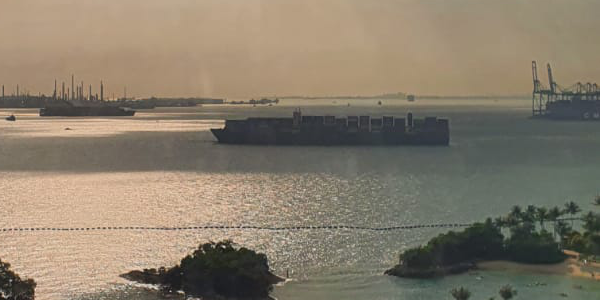
#> input picture computer_vision/images/stitch0.png, 600 x 300 px
$ jupyter execute descriptor.ipynb
#> lines starting #> are read from the running program, lines starting #| are printed output that depends on the picture
### common/utility.py
import inspect
import matplotlib.pyplot as plt

def show_implementation(cls, section=None):
    SECTION_DELIMITER = "Section"
    found_section = False
    it = inspect.getsourcelines(cls)[0]
    print(it[0], end='')
    for line in it[1:]:
        if section is not None and section not in line and not found_section:
            continue
        found_section = True

        if SECTION_DELIMITER in line and section is not None and section not in line:
            break
        print(line, end='')

### computer_vision/module/descriptor.py
from module.gradient import compute_gradient
from module.kernel import gaussian_filter
import numpy as np


def bin_grid(mags, thetas, threshold):
    hist = np.zeros((8,))

    thetas += np.pi
    for mag, theta, in zip(mags.ravel(), thetas.ravel()):
        if mag < threshold:
            continue
        i = int(theta / (2 * np.pi / 8))
        if i == 8:
            i = 7

        hist[i] += 1

    amax = hist.argmax()

    hist = np.concatenate((hist[amax:], hist[:amax]))

    return hist


def get_patch(image, p):
    y, x = p
    # We obtain a 18x18 patch to obtain a 16x16 magnitude patch as the convolution will reduce our patch size
    if x < 9 or y < 9 or x + 9 > image.shape[1] or y + 9 > image.shape[0]:
        raise ValueError("unable to obtain 16x16 patch")

    patch = image[y - 9: y + 9, x - 9:x + 9]
    return patch


def sift(image, p, threshold=1e-12):
    patch = get_patch(image, p)
    mags, thetas = compute_gradient(patch)

    gaussian = gaussian_filter(17, sigma=10)[:16, :16]

    mags = (mags * gaussian).reshape(4, 4, -1,
                                     4).swapaxes(1, 2).reshape(-1, 4, 4)
    thetas = thetas.reshape(4, 4, -1, 4).swapaxes(1, 2).reshape(-1, 4, 4)

    descriptors = np.array([bin_grid(mag, theta, threshold)
                           for mag, theta in zip(mags, thetas)])
    sums = descriptors.sum(axis=1)[:, np.newaxis]
    descriptors /= np.where(sums > 0, sums, 1)
    return descriptors

### computer_vision/module/utility.py
import matplotlib.pyplot as plt
import numpy as np
from matplotlib.colors import hsv_to_rgb


def show_images(*img_label_tuples, grey=True):
    if len(img_label_tuples) == 1 and type(img_label_tuples[0]) == list:
        img_label_tuples = img_label_tuples[0]

    n = len(list(img_label_tuples))
    f = plt.figure(figsize=(12.8, 9.6))

    axes = [f.add_subplot(100 + 10 * n + i) for i in range(1, n+1)]

    imgs_max = 1 if all([image.max() <= 1 for image, *
                        _ in img_label_tuples]) else 255

    for ax, (image, label, *others) in zip(axes, img_label_tuples):
        ax.title.set_text(label)
        autoscale = others[0] if len(others) > 0 else False
        vmin, vmax = (0, imgs_max) if not autoscale else (
            image.min(), image.max())
        if grey:
            ax.imshow(image, cmap='gray', vmin=vmin, vmax=vmax)
        else:
            ax.imshow(image)

        ax.xaxis.set_visible(False)
        ax.yaxis.set_visible(False)


# [24 lines left out: function show_pyramids, not called in this run]


def array_is_equal(arr1, arr2, epsilon=1e-10):
    return np.abs((arr1 - arr2)).max() < epsilon


# [17 lines left out: functions make_segments, interact_func, not called in this run]

### computer_vision/module/correlate.py
import numpy as np
from .pad_image import paddable


# [14 lines left out: function naive_correlate, not called in this run]


@paddable
def correlate(img, window, clip=True):
    assert len(window.shape) == 2
    wh, ww = window.shape
    height, width = img.shape
    new_height, new_width = height - wh + 1, width - ww + 1

    extracted_regions = np.zeros((new_height * new_width, wh * ww))

    for i in range(new_height):
        for j in range(new_width):
            extracted_regions[i * new_width +
                              j] = img[i: i + wh, j: j + ww].ravel()

    products = extracted_regions * window.ravel()
    result = products.sum(axis=1).reshape((new_height, new_width))

    if clip:
        result = np.clip(result, 0, 255)

    return result


# [7 lines left out: function normalized_correlate, not called in this run]

### computer_vision/module/kernel.py
import numpy as np
import enum
from .convolve import convolve


def box_filter(size):
    return np.ones((size, size))/size**2


def gaussian_filter(size, sigma=1):
    assert size % 2 == 1

    kernel = np.ones((size, size), np.float64)
    k = size // 2
    for i in range(size):
        for j in range(size):
            exponent = -((i - k)**2 + (j-k)**2) / (2 * sigma**2)
            kernel[i][j] = np.exp(exponent) / (2 * np.pi*sigma**2)
    return kernel


class Orientation(enum.Enum):
    horizontal = 0
    vertical_reversed = 1
    horizontal_reversed = 2
    vertical = 3


def prewitt(orientation=Orientation.horizontal):
    horizontal_matrix = np.array([[1, 0, -1], [1, 0, -1], [1, 0, -1]])

    return np.rot90(horizontal_matrix, orientation.value)


# [10 lines left out: functions sobel, dog, not called in this run]


def laplace_filter():
    return np.array([[0, 1, 0], [1, -4, 1], [0, 1, 0]])


def log(size, sigma=1, orientation=Orientation.horizontal):
    size_reduction = laplace_filter().shape[0] - 1
    return convolve(gaussian_filter(size + size_reduction, sigma), laplace_filter(), pad=False, clip=False)


# [12 lines left out: function gabor, not called in this run]

### computer_vision/module/gradient.py
import numpy as np
from .kernel import prewitt, Orientation
from .convolve import convolve


def compute_gradient(image, gradient_kernel=prewitt):
    sx = compute_one_gradient(image, Orientation.horizontal, gradient_kernel)
    sy = compute_one_gradient(image, Orientation.vertical, gradient_kernel)

    mag = np.sqrt(sx**2 + sy**2)

    with np.errstate(divide='ignore', invalid='ignore'):
        theta = np.arctan2(sy, sx)
    return mag, theta


def compute_one_gradient(image, orientation, gradient_kernel=prewitt):
    return convolve(image, gradient_kernel(orientation), clip=False, pad=False)

### computer_vision/module/convolve.py
import numpy as np
from .pad_image import paddable
from .correlate import correlate


@paddable
def convolve(img, window, clip=True):
    return correlate(img, np.flip(window), clip=clip, pad=False)

### computer_vision/module/pad_image.py
import numpy as np
from functools import wraps


# [4 lines left out: function pad_image, not called in this run]


def paddable(func):
    @wraps(func)
    def inner(img, window, pad=True, value=255, **kwargs):
        if pad:
            img = pad_image(img, window, value)
        return func(img, window, **kwargs)

    return inner

### computer_vision/descriptor.ipynb
[cell 1]
from common.utility import show_implementation
from module.utility import show_images

import numpy as np
import matplotlib.pyplot as plt
from PIL import Image

[cell 2]
stitch0_image = Image.open("images/stitch0.png")
#> stitch0_image is the input picture: PIL image 600x300 RGB; mean R, G, B 135.3, 124.5, 107.2
stitch0_image = np.array(stitch0_image.convert("L"))
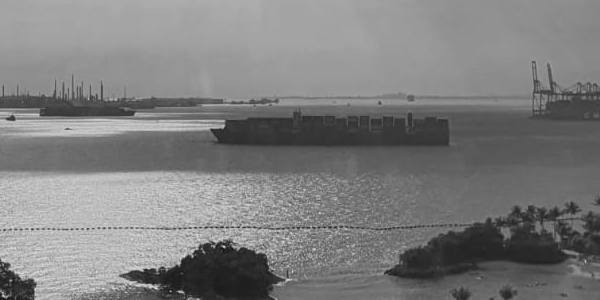
#> stitch0_image: shape (300, 600); min 11, max 230, mean 125.8
stitch1_image = Image.open("images/stitch1.png")
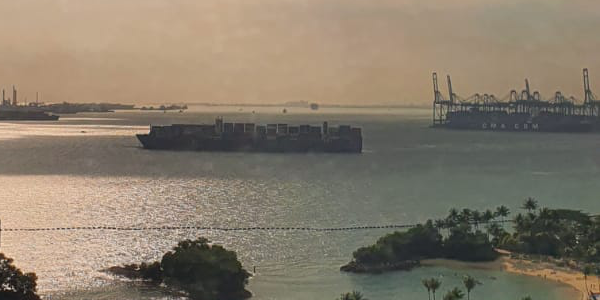
#> input picture computer_vision/images/stitch1.png, 600 x 300 px
#> stitch1_image is the input picture: PIL image 600x300 RGB; mean R, G, B 133.6, 122.8, 106.7
stitch1_image = np.array(stitch1_image.convert("L"))
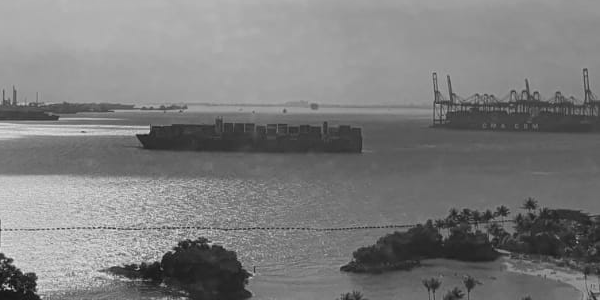
#> stitch1_image: shape (300, 600); min 16, max 233, mean 124.2

# Image Descriptor

In the [key points chapter](./key_points.ipynb), we determined a method to obtain good candidates for key points, *ie* points that good to track over image transformations.

Now that we've found these points of interest, we need a way to describe the region around the point, such that we can track the point before and after the transformation.
To do so, we use image descriptors

Descriptors are basically vectors which describes a region of the image mathematically.

To match a points, we compute the distance between every pair of descriptors around the keys points.

To achieve the above, it follows that descriptors have to be:
1. Invariant/Equivariant to geometric/photometric transformation
2. Discriminative: such that each point is (sufficiently) unique

## Intensity patch
We can take a square region around the pixel and simply unwind it into a 1-D vector.

Notice that this descriptor has the following properties:
* Invariant to geometric shifting
* Not invariant/equivariant to other geometric transformations
* Not invariant/equivariant to photometric transformations

Thus, this makes it a rather bad descriptor.
(But still has its uses, *ie* template matching)

## Patch Histogram
We can instead take the intensity histogram of the patch

Notice that this descriptor has the following properties:
* Invariant to scaling and rotation
* Not invariant/equivariant to photometric transformations
* Does not account for spatial layout of the image, as shown in the [point processing chapter](./point_processing.ipynb#histogram-spatial)

## Spatial Histogram
In addition, we can split the patch into smaller cells.
This help retain some spatial information of the patch, whilst having the invariance to some deformations.

## Rotation invariance
To achieve rotation invariance for our descriptor, we can first find the direction of the dominant gradient in the patch, then rotate the patch based on this angle.
This orients the patch relative to its dominant gradient vector.

### Dominant gradient vector

How do we obtain the dominant gradient vector?

One approach is to obtain the average of the gradient orientation.
However, this might overly smooth out the signal.

Another potential approach is to use the mode instead.

# Concrete Descriptors

Here are a few examples of descriptors that were discovered.

## Multi-scale Oriented Patches (MOPS)
1. Obtain a 40 x 40 patch around the key point
2. Subsample every 5-th pixel
3. Rotate to horizontal orientation
4. Normalize the intensity value by subtracting the mean and dividing by standard deviation of the patch
5. Wavelet transform the 8 x 8 patch to get a 64-D descriptor

## GIST Descriptor
1. Divide the image into 4 x 4 cells
2. Apply Gabor filters
3. Compute the average filter response for each cell
4. The descriptor will be size 4 x 4 x (size of filter bank)

## Scale Invariant Feature Transform (SIFT)
The SIFT paper describes both a key point detector (blob detector) and a descriptor.
We will be focusing on the descriptor portion.

1. Obtain a 16 x 16 patch
2. Split the patch into 4 x 4 grid of cells
3. Compute the gradient orientation + magnitude for each pixel
4. Reweight magnitude based on Gaussian centered on key point
5. Discard low magnitude pixels
6. Using the remaining pixels, obtain their edge orientation and create a histogram with 8 bins for each cell
7. Shift the histogram to binned by dominant orientation
8. Collapse each histogram into a 8-D vector (corresponds to the 8 bins)
9. Descriptor is size 16 x 8
10. Normalize the vector to unit length
11. Clamp the values based on some threshold
12. Renormalize to obtain the final descriptor

## Example

[cell 3]
p1 = (90, 530)
p2 = (100, 430)
p3 = (200, 300)

[cell 4]
fig = plt.figure(figsize=(16, 10))
axs = fig.subplots(1, 2, sharex=True, sharey=True)

axs[0].imshow(stitch0_image, cmap="gray")
axs[1].imshow(stitch1_image, cmap="gray")
axs[0].plot(p1[1], p1[0], "bx")
axs[1].plot(p2[1], p2[0], "bx")
axs[1].plot(p3[1], p3[0], "rx")
plt.show()
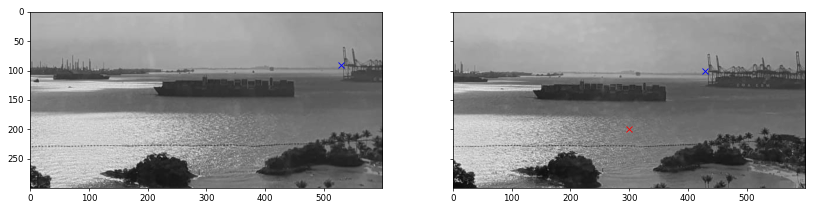
#> figure drawn by matplotlib, 2 panels

Suppose that we have the above 2 points in different images.
Notice that they are in different images, but contains a similar view, thus we expect our descriptor to describe them as similar.

For comparison, we will also compute the descriptor around another point (red 'x').

[cell 5]
from module.descriptor import bin_grid, sift, get_patch

show_implementation(get_patch)
show_implementation(bin_grid)
show_implementation(sift)

[cell 6]
show_images(
    (get_patch(stitch0_image, p1), "p1"),
    (get_patch(stitch1_image, p2), "p2"),
    (get_patch(stitch1_image, p3), "p3"),
)
#> in show_images, `n = len(list(img_label_tuples))`: n = 3
#> in show_images, `axes = [f.add_subplot(100 + 10 * n + i) for i in range(1, n+1)]`: axes = 3 items
#> the loop in show_images, `for ax, (image, label, *others) in zip(axes, img_label_tuples):` made 3 passes
#> label on passes 1 to 3: 'p1', 'p2', 'p3'
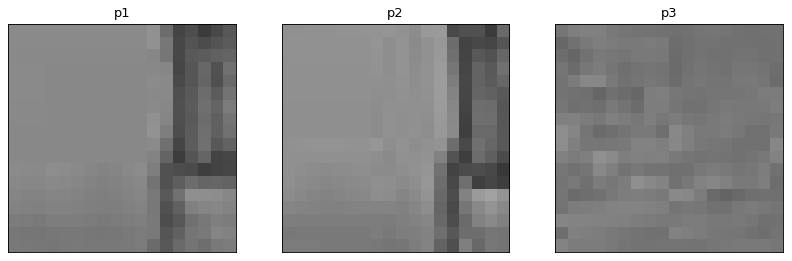
#> figure drawn by matplotlib, 3 panels

These are the 3 patches that we extracted.
We expect $p1$ to be similar to $p2$, but different from $p3$.

[cell 7]
d1 = sift(stitch0_image, p1)
#> in sift, `sums = descriptors.sum(axis=1)[:, np.newaxis]`: sums = [13, 12, 15, 16, 12, 0, 12, 16, 12, 12, 15, 16, 16, 16, 16, 16]
d2 = sift(stitch1_image, p2)
d3 = sift(stitch1_image, p3)

[cell 8]
def euclidean_dist(h1, h2):
    return np.sqrt(np.abs((h1 - h2) ** 2).sum())

[cell 9]
euclidean_dist(d1, d2)
#> Out = 1.6

[cell 10]
euclidean_dist(d1, d3)
#> Out = 1.62

Indeed, we can see that the descriptor of $p1$ is more similar to $p2$ than $p3$.
We can also observe it from the plot below.

[cell 11]
show_images(
    (d1, "descriptor of p1"), (d2, "descriptor of p2"), (d3, "descriptor of p3")
)
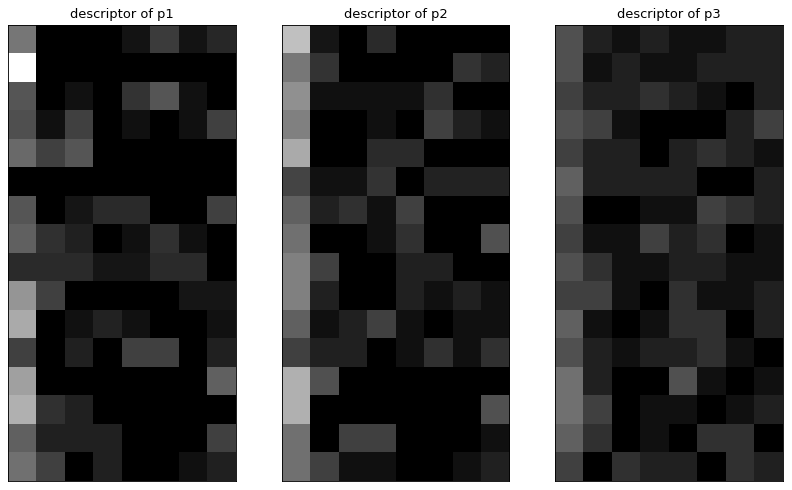
#> figure drawn by matplotlib, 3 panels
